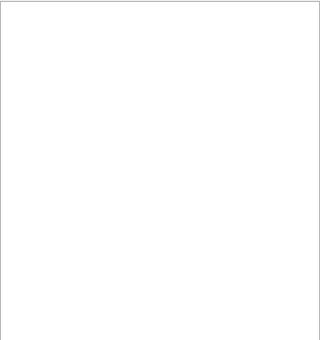
<?xml version="1.0" encoding="UTF-8"?>
<ui version="4.0">
 <class>LogTableWidget</class>
 <widget class="QWidget" name="LogTableWidget">
  <property name="geometry">
   <rect>
    <x>0</x>
    <y>0</y>
    <width>320</width>
    <height>340</height>
   </rect>
  </property>
  <property name="windowTitle">
   <string>Form</string>
  </property>
  <widget class="QTableView" name="tableView">
   <property name="geometry">
    <rect>
     <x>0</x>
     <y>1</y>
     <width>320</width>
     <height>340</height>
    </rect>
   </property>
  </widget>
 </widget>
 <resources/>
 <connections/>
</ui>
